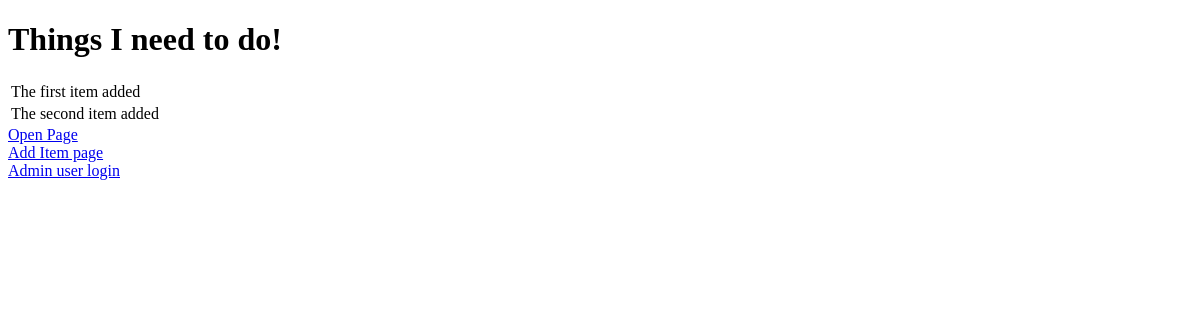
/, run on an earlier commit of the app's database.
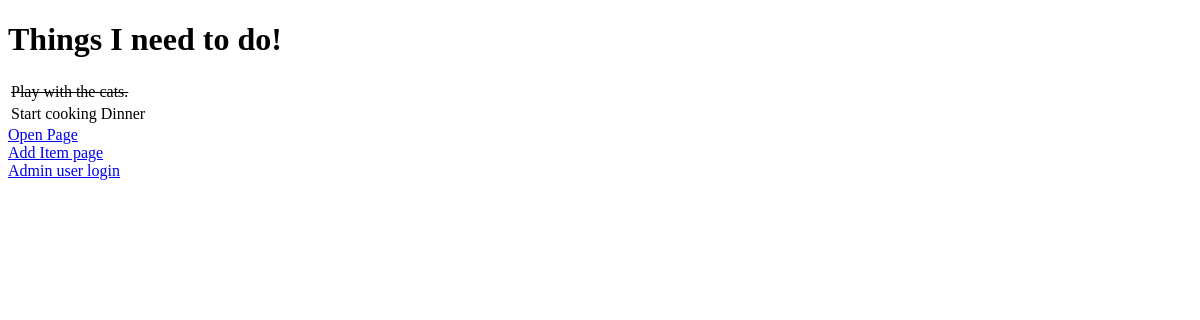
And on a later commit of the database.
### todo/models.py (models this page shows)
class Item(models.Model):#inherit the functions inside Models to use in the Item()
    name = models.CharField(max_length=50, null=False, blank=False)
    done = models.BooleanField(null=False, blank=False, default=False)
    def __str__(self):
        return self.name

### todo/views.py (the view)
# urls.py: path('', get_todo_list, name='get_todo_list'),
def get_todo_list(request):
    items = Item.objects.all()
    context = {
        'items': items
    }
    return render(request, 'todo/todo_list.html', context)

### todo/templates/todo/todo_list.html (shortened to what this page needs)
<!DOCTYPE html>
<html lang="en">
<head>
</head>
<body>
    <h1>Things I need to do!</h1>
    <table>
        {% for item in items %}
        <tr>
            {% if item.done %}
            <td><strike>{{ item.name }}</strike></td>
            {% else %}
            <td>{{ item.name }}</td>
            {% endif %}
        </tr>
        {% empty %}
        <tr>
            <td>You have nothing to do.</td>
        </tr>
        {% endfor %}
    </table>
    <div><a href="/open">Open Page</a></div>
    <div><a href="/add">Add Item page</a></div>
    <div><a href="admin/">Admin user login</a></div>
</body>
</html>

What changed in the data, as far as the page shows it:
removed Item: name "The first item added"
removed Item: name "The second item added"
added Item: name "Play with the cats."
added Item: name "Start cooking Dinner"
